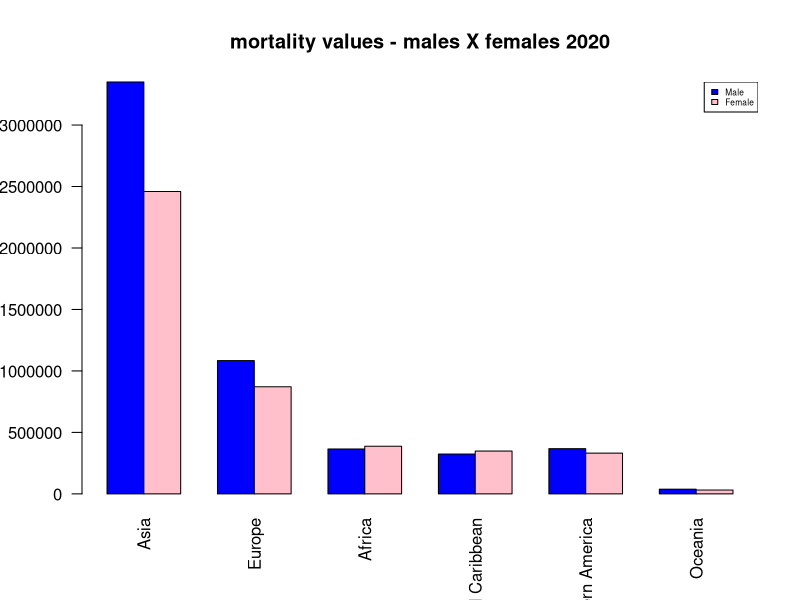
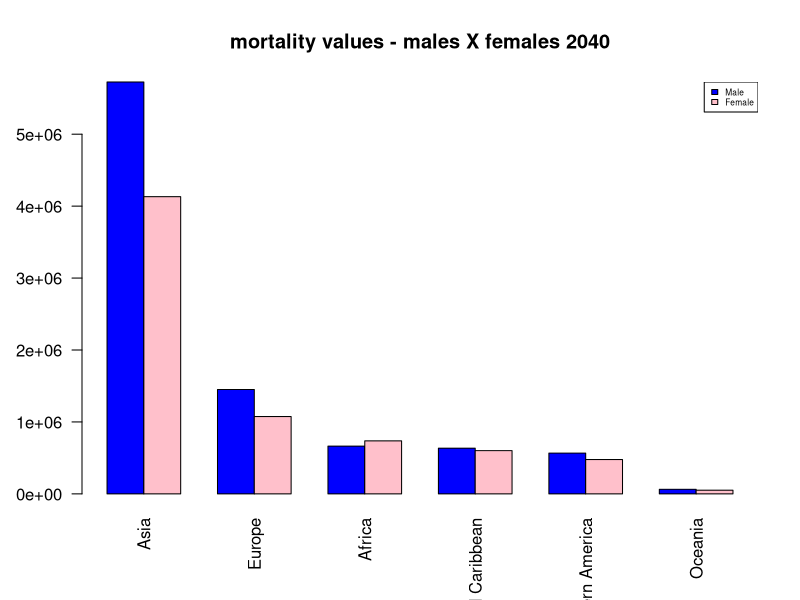
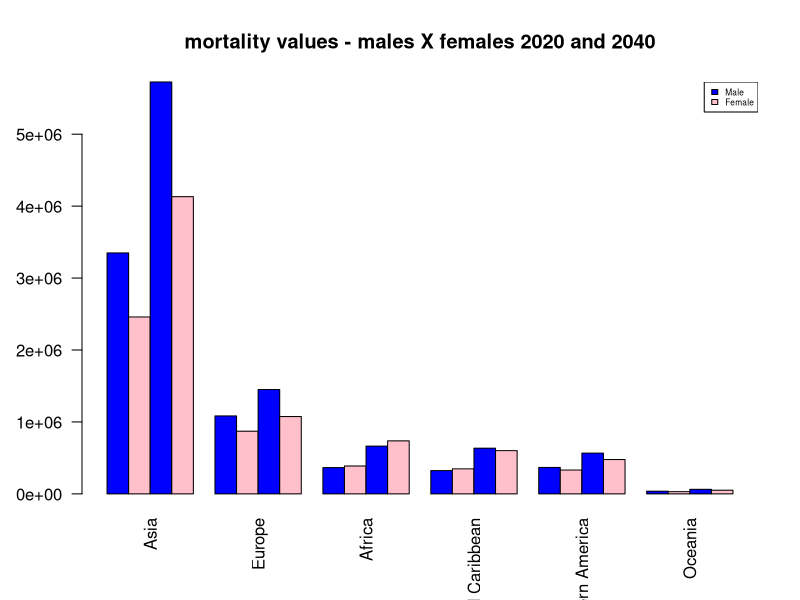
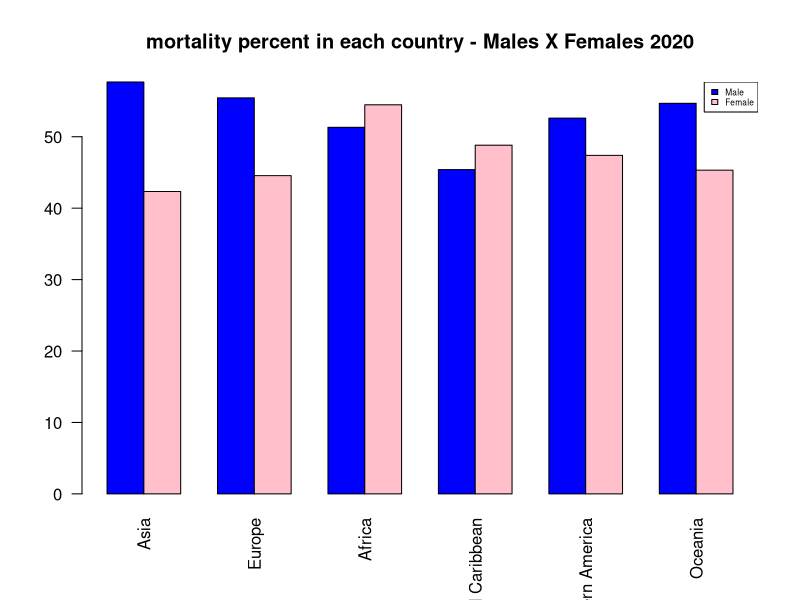
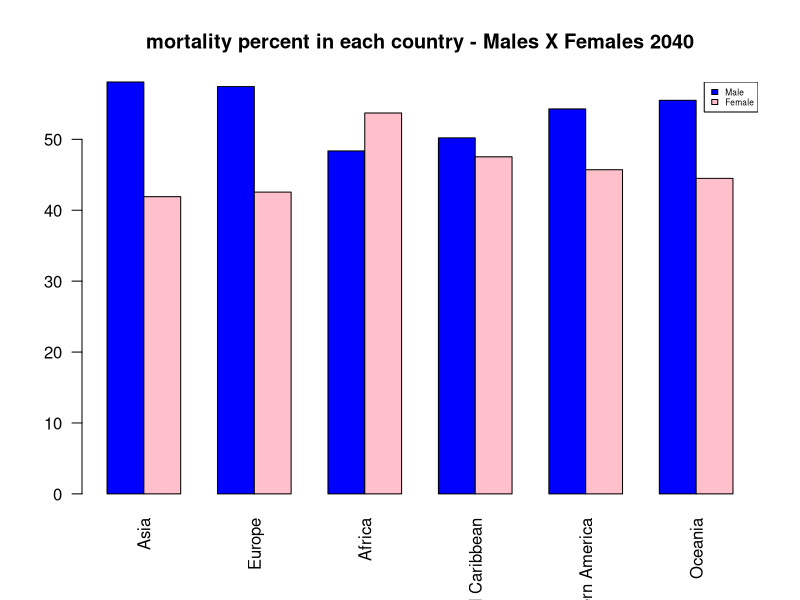
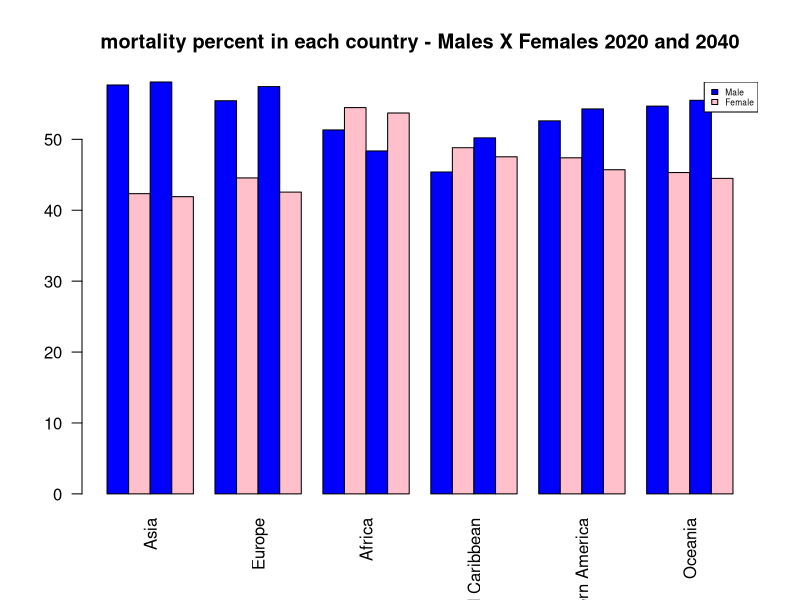

Write the R code that produced these figures, in order.
setwd("~/Projects/IAA/ciencia_de_dados/cancer")

# read csvs mortality
mortality <- read.csv("data/mortality.csv")
mortality_males <- read.csv("data/mortality_males.csv")
mortality_females <- read.csv("data/mortality_females.csv")

## Incidente value - Males X Females 2020
df_mortality_males_females <- data.frame(male = mortality_males$X2020, female = mortality_females$X2020)
mtx_mortality_males_females <- data.matrix(t(df_mortality_males_females))
# Create the input vectors.
colors = c("blue","pink")
countries <- mortality$Label
genders <- c("Male","Female")
barplot(mtx_mortality_males_females, main = "mortality values - males X females 2020", names.arg = countries, las = 2,col = colors, beside = TRUE)

legend("topright", genders, cex = 0.5, fill = colors)


## Incidente value - Males X Females 2040
df_mortality_males_females <- data.frame(male = mortality_males$Prediction.in.2040, female = mortality_females$Prediction.in.2040)
mtx_mortality_males_females <- data.matrix(t(df_mortality_males_females))
# Create the input vectors.
colors = c("blue","pink")
countries <- mortality$Label
genders <- c("Male","Female")
barplot(mtx_mortality_males_females, main = "mortality values - males X females 2040", names.arg = countries, las = 2,col = colors, beside = TRUE)

legend("topright", genders, cex = 0.5, fill = colors)


## Incidente value - Males X Females 2020 and 2040
df_mortality_males_females <- data.frame(male = mortality_males$X2020, female = mortality_females$X2020, male2040 = mortality_males$Prediction.in.2040, female2040 = mortality_females$Prediction.in.2040)
mtx_mortality_males_females <- data.matrix(t(df_mortality_males_females))
# Create the input vectors.
colors = c("blue","pink","blue","pink")
countries <- mortality$Label
genders <- c("Male","Female")
barplot(mtx_mortality_males_females, main = "mortality values - males X females 2020 and 2040", names.arg = countries, las = 2,col = colors, beside = TRUE)

legend("topright", genders, cex = 0.5, fill = colors)



## mortality percent - Males X Females 2020
percent_male <- (mortality_males$X2020 * 100)/mortality$X2020
percent_female <- (mortality_females$X2020 * 100)/mortality$X2020

df_mortality_males_females <- data.frame(male = percent_male, female = percent_female)
mtx_mortality_males_females <- data.matrix(t(df_mortality_males_females))
# Create the input vectors.
colors = c("blue","pink")
countries <- mortality$Label
genders <- c("Male","Female")
barplot(mtx_mortality_males_females, main = "mortality percent in each country - Males X Females 2020", names.arg = countries, las = 2,col = colors, beside = TRUE)

legend("topright", genders, cex = 0.5, fill = colors)

## mortality percent - Males X Females 2040
percent_male <- (mortality_males$Prediction.in.2040 * 100)/mortality$Prediction.in.2040
percent_female <- (mortality_females$Prediction.in.2040 * 100)/mortality$Prediction.in.2040

df_mortality_males_females <- data.frame(male = percent_male, female = percent_female)
mtx_mortality_males_females <- data.matrix(t(df_mortality_males_females))
# Create the input vectors.
colors = c("blue","pink")
countries <- mortality$Label
genders <- c("Male","Female")
barplot(mtx_mortality_males_females, main = "mortality percent in each country - Males X Females 2040", names.arg = countries, las = 2,col = colors, beside = TRUE)

legend("topright", genders, cex = 0.5, fill = colors)


## mortality percent - Males X Females 2020 and 2040
percent_male <- (mortality_males$X2020 * 100)/mortality$X2020
percent_female <- (mortality_females$X2020 * 100)/mortality$X2020
percent_male2040 <- (mortality_males$Prediction.in.2040 * 100)/mortality$Prediction.in.2040
percent_female2040 <- (mortality_females$Prediction.in.2040 * 100)/mortality$Prediction.in.2040

df_mortality_males_females <- data.frame(male = percent_male, female = percent_female, male2040 = percent_male2040, female2040 = percent_female2040)
mtx_mortality_males_females <- data.matrix(t(df_mortality_males_females))
# Create the input vectors.
colors = c("blue","pink","blue","pink")
countries <- mortality$Label
genders <- c("Male","Female")
barplot(mtx_mortality_males_females, main = "mortality percent in each country - Males X Females 2020 and 2040", names.arg = countries, las = 2,col = colors, beside = TRUE)

legend("topright", genders, cex = 0.5, fill = colors)





